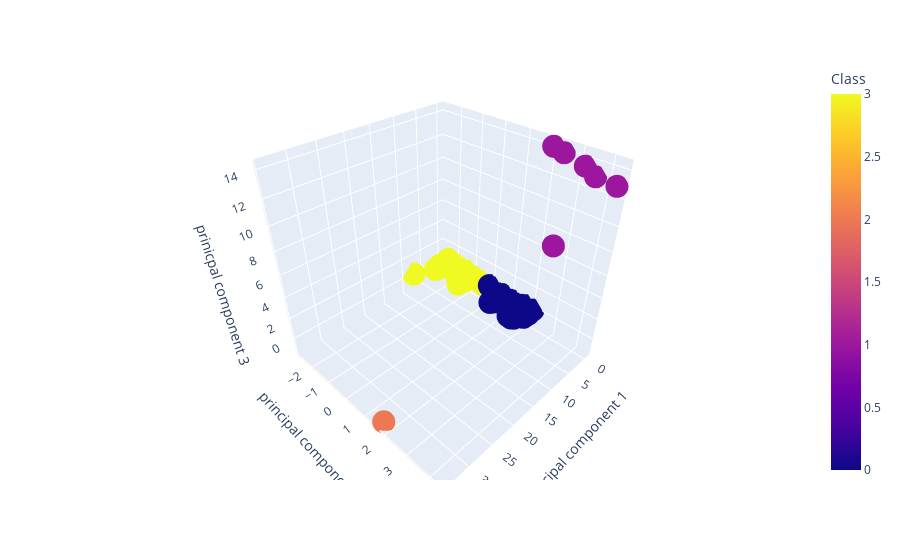

This figure's notebook cell:
### Markdown cell above
### Deliverable 4: Visualizing Cryptocurrencies Results

#### 3D-Scatter with Clusters

### Code cell
# Creating a 3D-Scatter with the PCA data and the clusters
fig=px.scatter_3d(
    clustered_df,
    x='principal component 1',
    y='principal component 2',
    z='prinicpal component 3',
    color='Class',
    hover_data=['Algorithm'],
    hover_name='CoinName',
)
fig.show()

### Figure 1 — Plotly figure (JSON) as saved in the notebook; plotly's stock layout.template omitted (floating-point values rounded to 4 significant figures; data arrays with more than 128 entries replaced by an {"elided": "..."} marker saying what was removed)
{"data": [{"customdata": {"elided": "532x1 str values"}, "hovertemplate": "<b>%{hovertext}</b><br><br>principal component 1=%{x}<br>principal component 2=%{y}<br>prinicpal component 3=%{z}<br>Algorithm=%{customdata[0]}<br>Class=%{marker.color}<extra></extra>", "hovertext": {"elided": "532 str values"}, "legendgroup": "", "marker": {"color": {"elided": "532 int values"}, "coloraxis": "coloraxis", "symbol": "circle"}, "mode": "markers", "name": "", "scene": "scene", "showlegend": false, "type": "scatter3d", "x": {"elided": "532 float values"}, "y": {"elided": "532 float values"}, "z": {"elided": "532 float values"}}], "layout": {"coloraxis": {"colorbar": {"title": {"text": "Class"}}, "colorscale": [[0, "#0d0887"], [0.1111, "#46039f"], [0.2222, "#7201a8"], [0.3333, "#9c179e"], [0.4444, "#bd3786"], [0.5556, "#d8576b"], [0.6667, "#ed7953"], [0.7778, "#fb9f3a"], [0.8889, "#fdca26"], [1, "#f0f921"]]}, "legend": {"tracegroupgap": 0}, "margin": {"t": 60}, "scene": {"domain": {"x": [0, 1], "y": [0, 1]}, "xaxis": {"title": {"text": "principal component 1"}}, "yaxis": {"title": {"text": "principal component 2"}}, "zaxis": {"title": {"text": "prinicpal component 3"}}}}}
